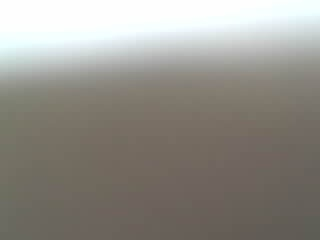
#> input picture live_feed_test.jpg, 320 x 240 px
$ python -i generate_test_images.py   (imports and definitions only)
#> lines starting #> are read from the running program, lines starting #| are printed output that depends on the picture; after the words box and inside, x2 and y2 are one past the last pixel; in counts of white or black regions, pixels touching at a corner belong together
#> further down, picture is the input picture: shape (240, 320, 3); mean B, G, R 137.7, 144.3, 147.4
"""
Synthetic Test Image Generator for Adaptive Vision System
CEP Project: AI-Powered Adaptive Vision System

Generates high-fidelity industrial benchmark test scenes with geometric shapes
under harsh real-world lighting conditions:
 1. Normal Lighting (Baseline)
 2. Harsh Directional Shadow (Simulating SVR sunlight through window)
 3. Low Light (Dim workshop environment)
 4. Harsh Glare / Flashlight (Overexposed reflection)
 5. Hexagon vs Circle Discriminator (The core SVR challenge)
"""

import math
import os
import cv2
import numpy as np


# [50 lines left out: functions draw_regular_polygon, create_base_scene, not called in this run]


def apply_harsh_shadow(img):
    """Casts a diagonal harsh shadow simulating sunlight from a window."""
    h, w = img.shape[:2]
#> h = 240; w = 320
    shadow_mask = np.zeros((h, w), dtype=np.float32)

    # Diagonal shadow line across the scene (e.g., cutting through square and hexagon)
    pts = np.array([[0, 100], [w, 350], [w, h], [0, h]], dtype=np.int32)
    cv2.fillPoly(shadow_mask, [pts], 0.70)  # 70% reduction in brightness in shadow area
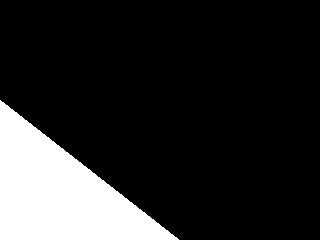
#> shadow_mask: shape (240, 320) float32; values 0 (black) and 0.7 (white), 16.4% white; 1 white region, box (x1, y1, x2, y2) and area: (0, 100, 179, 240) 12620

    # Blur the shadow boundary to mimic realistic penumbra
    shadow_mask = cv2.GaussianBlur(shadow_mask, (35, 35), 0)

    # Apply shadow attenuation
    b, g, r = cv2.split(img.astype(np.float32))
    b = b * (1.0 - shadow_mask)
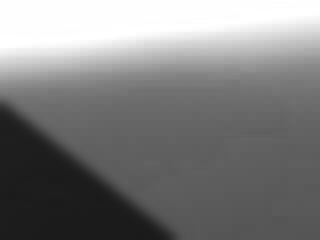
#> b: shape (240, 320) float32; min 26.7, max 255, mean 126.7
    g = g * (1.0 - shadow_mask)
    r = r * (1.0 - shadow_mask)

    shadowed = cv2.merge([b, g, r])
    return np.clip(shadowed, 0, 255).astype(np.uint8)


# [65 lines left out: functions apply_low_light, apply_harsh_glare, create_hexagon_vs_circle_challenge, generate_all, not called in this run]


# [2 lines not run here, left out]

>>> import cv2
>>> picture = cv2.imread('live_feed_test.jpg')
>>> result = apply_harsh_shadow(picture)
